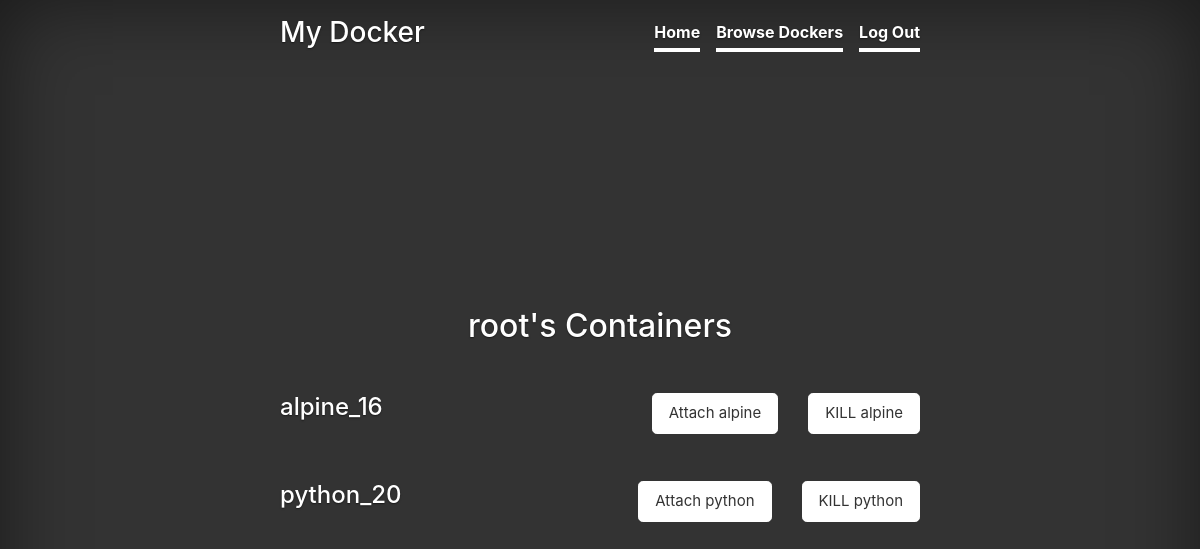
Before: / (signed in) with the older database file.
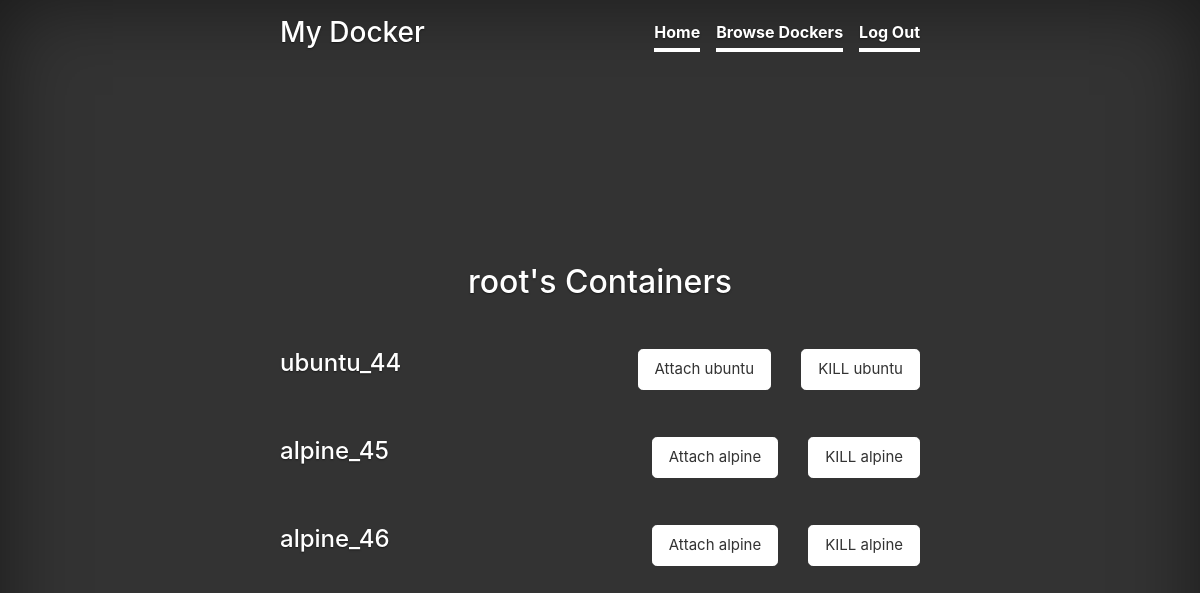
After: the same page with the newer database file.
### users/models.py (models this page shows, shortened)
class Machines(models.Model):
	user = models.ForeignKey(User, on_delete=models.CASCADE,related_name="machine")
	instance_id = models.TextField()
	instance_name = models.TextField()

### users/views.py (the view)
# urls.py: 2. Add a URL to urlpatterns:  path('', views.home, name='home')
def home(request):
    if request.user.is_authenticated:
        username = request.user.username
        u = User.objects.get(username=username)
        user_machines = u.machine.all().values()
        print(user_machines)
        return render(request, 'home.html',{'machine':user_machines})
    else:
        return render(request, 'home.html')

### templates/home.html (shortened to what this page needs)
{% extends 'base.html' %}
{% block content %}
        {% if user.is_authenticated %}
        <p> <br></p>
        <h2>{{ user}}'s Containers</h2>
		<p> <br></p>
        {% for item in machine %}
        <div class=".myDiv">
		<h4 style="float: left">{{ item.instance_name}}_{{item.id}} </h4>
	  <a href="/kill/?id={{item.instance_id}}" class="btn btn-lg btn-secondary" style="float:right; font-size: 15px;  margin-left: 30px"> KILL {{item.instance_name }}</a>
	  <a href="/console/?id={{item.instance_id}}" class="btn btn-lg btn-secondary" style="float:right; font-size: 15px;"> Attach {{item.instance_name }}</a>
		<p> <br><br></p>
		</div>
        {% endfor %}
        {% else %}
        <h1 class="">Launch Your Docker Instance.</h1>
        {% endif %}
    {% endblock %}

Changed rows visible on the page:
removed Machines: instance_name "alpine", id "16"
removed Machines: instance_name "python", id "20"
added Machines: instance_name "ubuntu", id "44"
added Machines: instance_name "alpine", id "45"
added Machines: instance_name "alpine", id "46"
